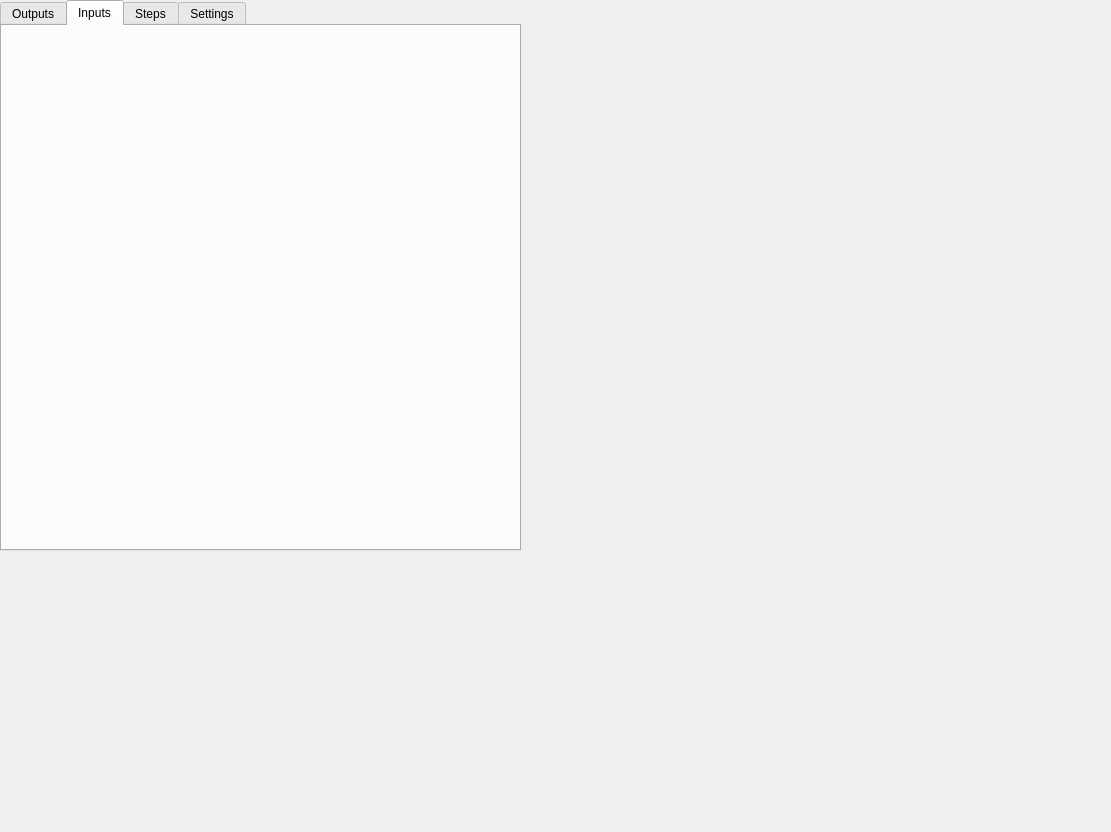
<?xml version="1.0" encoding="UTF-8"?>
<ui version="4.0">
 <class>Frame</class>
 <widget class="QFrame" name="Frame">
  <property name="geometry">
   <rect>
    <x>0</x>
    <y>0</y>
    <width>1111</width>
    <height>832</height>
   </rect>
  </property>
  <property name="windowTitle">
   <string>Frame</string>
  </property>
  <widget class="QTabWidget" name="tabWidget">
   <property name="geometry">
    <rect>
     <x>0</x>
     <y>0</y>
     <width>521</width>
     <height>551</height>
    </rect>
   </property>
   <property name="currentIndex">
    <number>1</number>
   </property>
   <widget class="QWidget" name="outputs">
    <attribute name="title">
     <string>Outputs</string>
    </attribute>
    <layout class="QVBoxLayout" name="verticalLayout_2">
     <item>
      <widget class="QScrollArea" name="scrollArea">
       <property name="widgetResizable">
        <bool>true</bool>
       </property>
       <widget class="QWidget" name="scrollAreaWidgetContents">
        <property name="geometry">
         <rect>
          <x>0</x>
          <y>0</y>
          <width>503</width>
          <height>513</height>
         </rect>
        </property>
        <layout class="QVBoxLayout" name="verticalLayout_3">
         <item>
          <widget class="ChannelCtrl" name="ch1">
           <property name="title">
            <string>CH1</string>
           </property>
          </widget>
         </item>
         <item>
          <widget class="ChannelCtrl" name="ch2">
           <property name="title">
            <string>CH2</string>
           </property>
          </widget>
         </item>
         <item>
          <widget class="ChannelCtrl" name="ch3">
           <property name="title">
            <string>CH3</string>
           </property>
          </widget>
         </item>
         <item>
          <widget class="ChannelCtrl" name="ch4">
           <property name="title">
            <string>CH4</string>
           </property>
          </widget>
         </item>
        </layout>
       </widget>
      </widget>
     </item>
    </layout>
   </widget>
   <widget class="QWidget" name="tab_3">
    <attribute name="title">
     <string>Inputs</string>
    </attribute>
   </widget>
   <widget class="QWidget" name="tab">
    <attribute name="title">
     <string>Steps</string>
    </attribute>
    <layout class="QVBoxLayout" name="verticalLayout">
     <item alignment="Qt::AlignmentFlag::AlignTop">
      <widget class="QCheckBox" name="checkBox">
       <property name="text">
        <string>Enable</string>
       </property>
      </widget>
     </item>
     <item>
      <widget class="QWidget" name="widget" native="true"/>
     </item>
    </layout>
   </widget>
   <widget class="QWidget" name="tab_2">
    <attribute name="title">
     <string>Settings</string>
    </attribute>
    <layout class="QVBoxLayout" name="verticalLayout_4">
     <item>
      <widget class="QGroupBox" name="groupBox">
       <property name="title">
        <string>General</string>
       </property>
      </widget>
     </item>
    </layout>
   </widget>
  </widget>
 </widget>
 <customwidgets>
  <customwidget>
   <class>ChannelCtrl</class>
   <extends>QGroupBox</extends>
   <header>qt/channelqtrl.h</header>
   <container>1</container>
  </customwidget>
 </customwidgets>
 <resources/>
 <connections/>
</ui>
